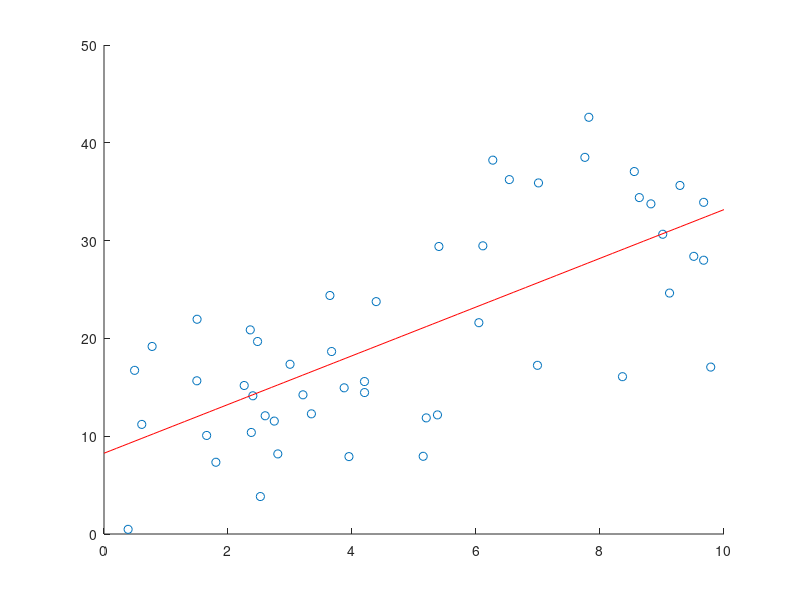

Source code (MATLAB):
X = 10.*rand(50,1);
X = sort(X);
y = 6+X.*3+10.*randn(50,1);
scatter(X,y)

X = [ones(50,1) X];
b = inv(X'*X)*X'*y;

scatter(X(:,2),y);
hold on
x_range = 0:0.1:10;
plot(x_range,b(1)+x_range.*b(2),'r')
hold off